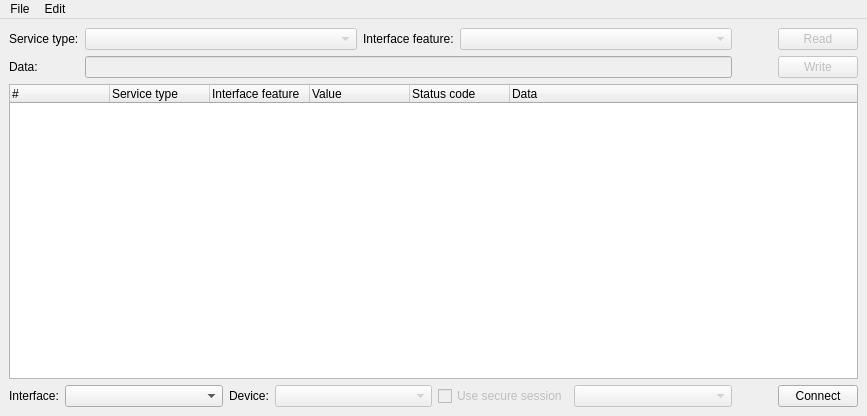
<?xml version="1.0" encoding="UTF-8"?>
<ui version="4.0">
 <class>MainWindow</class>
 <widget class="QMainWindow" name="MainWindow">
  <property name="geometry">
   <rect>
    <x>0</x>
    <y>0</y>
    <width>867</width>
    <height>416</height>
   </rect>
  </property>
  <property name="windowTitle">
   <string>KNX tunneling features example</string>
  </property>
  <widget class="QWidget" name="centralwidget">
   <layout class="QVBoxLayout" name="verticalLayout">
    <item>
     <layout class="QGridLayout" name="gridLayout" columnstretch="0,1,0,1,0,0">
      <item row="0" column="0">
       <widget class="QLabel" name="serviceTypesLabel">
        <property name="sizePolicy">
         <sizepolicy hsizetype="Maximum" vsizetype="Preferred">
          <horstretch>0</horstretch>
          <verstretch>0</verstretch>
         </sizepolicy>
        </property>
        <property name="text">
         <string>Service type:</string>
        </property>
       </widget>
      </item>
      <item row="0" column="1">
       <widget class="QComboBox" name="serviceTypes">
        <property name="enabled">
         <bool>false</bool>
        </property>
        <property name="sizePolicy">
         <sizepolicy hsizetype="MinimumExpanding" vsizetype="Fixed">
          <horstretch>0</horstretch>
          <verstretch>0</verstretch>
         </sizepolicy>
        </property>
       </widget>
      </item>
      <item row="0" column="2">
       <widget class="QLabel" name="interfaceFeaturesLabel">
        <property name="sizePolicy">
         <sizepolicy hsizetype="Maximum" vsizetype="Preferred">
          <horstretch>0</horstretch>
          <verstretch>0</verstretch>
         </sizepolicy>
        </property>
        <property name="text">
         <string>Interface feature:</string>
        </property>
       </widget>
      </item>
      <item row="0" column="3">
       <widget class="QComboBox" name="interfaceFeatures">
        <property name="enabled">
         <bool>false</bool>
        </property>
        <property name="sizePolicy">
         <sizepolicy hsizetype="MinimumExpanding" vsizetype="Fixed">
          <horstretch>0</horstretch>
          <verstretch>0</verstretch>
         </sizepolicy>
        </property>
       </widget>
      </item>
      <item row="0" column="4">
       <spacer name="horizontalSpacer">
        <property name="orientation">
         <enum>Qt::Horizontal</enum>
        </property>
        <property name="sizeHint" stdset="0">
         <size>
          <width>40</width>
          <height>20</height>
         </size>
        </property>
       </spacer>
      </item>
      <item row="0" column="5">
       <widget class="QPushButton" name="sendRead">
        <property name="enabled">
         <bool>false</bool>
        </property>
        <property name="text">
         <string>Read</string>
        </property>
       </widget>
      </item>
      <item row="1" column="0">
       <widget class="QLabel" name="dataLabel">
        <property name="text">
         <string>Data:</string>
        </property>
       </widget>
      </item>
      <item row="1" column="5">
       <widget class="QPushButton" name="sendWrite">
        <property name="enabled">
         <bool>false</bool>
        </property>
        <property name="text">
         <string>Write</string>
        </property>
       </widget>
      </item>
      <item row="1" column="1" colspan="3">
       <widget class="QLineEdit" name="data">
        <property name="enabled">
         <bool>false</bool>
        </property>
       </widget>
      </item>
     </layout>
    </item>
    <item>
     <widget class="QTreeWidget" name="communication">
      <property name="contextMenuPolicy">
       <enum>Qt::DefaultContextMenu</enum>
      </property>
      <property name="uniformRowHeights">
       <bool>true</bool>
      </property>
      <attribute name="headerShowSortIndicator" stdset="0">
       <bool>false</bool>
      </attribute>
      <column>
       <property name="text">
        <string>#</string>
       </property>
      </column>
      <column>
       <property name="text">
        <string>Service type</string>
       </property>
      </column>
      <column>
       <property name="text">
        <string>Interface feature</string>
       </property>
      </column>
      <column>
       <property name="text">
        <string>Value</string>
       </property>
      </column>
      <column>
       <property name="text">
        <string>Status code</string>
       </property>
      </column>
      <column>
       <property name="text">
        <string>Data</string>
       </property>
      </column>
     </widget>
    </item>
    <item>
     <layout class="QHBoxLayout" name="horizontalLayout" stretch="0,1,0,1,0,1,0,0">
      <item>
       <widget class="QLabel" name="interfaceLabel">
        <property name="sizePolicy">
         <sizepolicy hsizetype="Maximum" vsizetype="Preferred">
          <horstretch>0</horstretch>
          <verstretch>0</verstretch>
         </sizepolicy>
        </property>
        <property name="text">
         <string>Interface:</string>
        </property>
       </widget>
      </item>
      <item>
       <widget class="QComboBox" name="interfaces">
        <property name="sizePolicy">
         <sizepolicy hsizetype="MinimumExpanding" vsizetype="Fixed">
          <horstretch>0</horstretch>
          <verstretch>0</verstretch>
         </sizepolicy>
        </property>
       </widget>
      </item>
      <item>
       <widget class="QLabel" name="deviceLabel">
        <property name="sizePolicy">
         <sizepolicy hsizetype="Maximum" vsizetype="Preferred">
          <horstretch>0</horstretch>
          <verstretch>0</verstretch>
         </sizepolicy>
        </property>
        <property name="text">
         <string>Device:</string>
        </property>
       </widget>
      </item>
      <item>
       <widget class="QComboBox" name="devices">
        <property name="enabled">
         <bool>false</bool>
        </property>
        <property name="sizePolicy">
         <sizepolicy hsizetype="MinimumExpanding" vsizetype="Fixed">
          <horstretch>0</horstretch>
          <verstretch>0</verstretch>
         </sizepolicy>
        </property>
       </widget>
      </item>
      <item>
       <widget class="QCheckBox" name="secureSession">
        <property name="enabled">
         <bool>false</bool>
        </property>
        <property name="text">
         <string>Use secure session</string>
        </property>
       </widget>
      </item>
      <item>
       <widget class="QComboBox" name="secureConfigs">
        <property name="enabled">
         <bool>false</bool>
        </property>
        <property name="sizePolicy">
         <sizepolicy hsizetype="MinimumExpanding" vsizetype="Fixed">
          <horstretch>0</horstretch>
          <verstretch>0</verstretch>
         </sizepolicy>
        </property>
       </widget>
      </item>
      <item>
       <spacer name="spacerRight">
        <property name="orientation">
         <enum>Qt::Horizontal</enum>
        </property>
        <property name="sizeType">
         <enum>QSizePolicy::Expanding</enum>
        </property>
        <property name="sizeHint" stdset="0">
         <size>
          <width>40</width>
          <height>20</height>
         </size>
        </property>
       </spacer>
      </item>
      <item>
       <widget class="QPushButton" name="connection">
        <property name="text">
         <string>Connect</string>
        </property>
       </widget>
      </item>
     </layout>
    </item>
   </layout>
  </widget>
  <widget class="QMenuBar" name="menuBar">
   <property name="geometry">
    <rect>
     <x>0</x>
     <y>0</y>
     <width>867</width>
     <height>21</height>
    </rect>
   </property>
   <widget class="QMenu" name="menuFile">
    <property name="title">
     <string>File</string>
    </property>
    <widget class="QMenu" name="menuImport">
     <property name="title">
      <string>Import</string>
     </property>
     <addaction name="actionImport"/>
    </widget>
    <addaction name="menuImport"/>
    <addaction name="separator"/>
    <addaction name="actionExit"/>
   </widget>
   <widget class="QMenu" name="menuEdit">
    <property name="title">
     <string>Edit</string>
    </property>
    <addaction name="actionClear"/>
   </widget>
   <addaction name="menuFile"/>
   <addaction name="menuEdit"/>
  </widget>
  <action name="actionExit">
   <property name="text">
    <string>Exit</string>
   </property>
  </action>
  <action name="actionImport">
   <property name="text">
    <string>KNX keyring file...</string>
   </property>
  </action>
  <action name="actionClear">
   <property name="text">
    <string>Clear telegram list</string>
   </property>
  </action>
 </widget>
 <resources/>
 <connections>
  <connection>
   <sender>secureSession</sender>
   <signal>toggled(bool)</signal>
   <receiver>secureConfigs</receiver>
   <slot>setEnabled(bool)</slot>
   <hints>
    <hint type="sourcelabel">
     <x>516</x>
     <y>391</y>
    </hint>
    <hint type="destinationlabel">
     <x>634</x>
     <y>393</y>
    </hint>
   </hints>
  </connection>
 </connections>
</ui>
